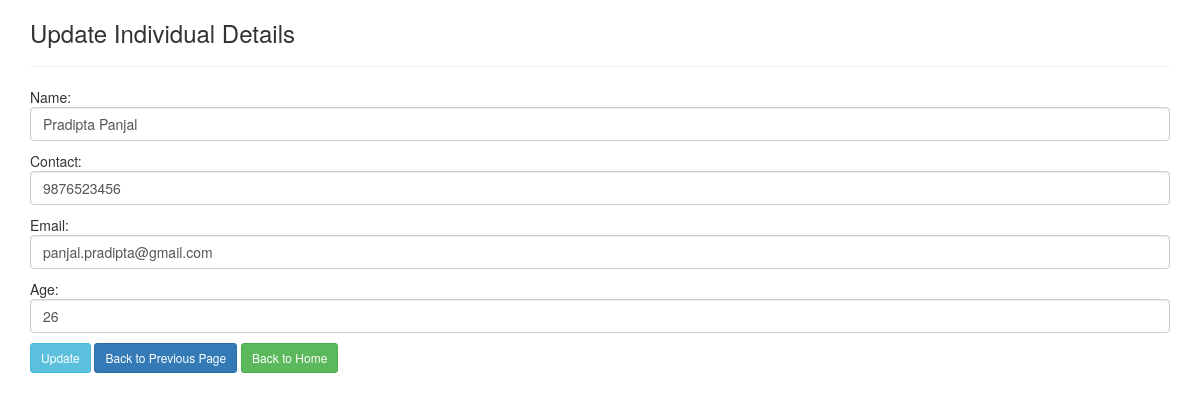
The app's page /updateDetails.php?id=5 with its own data.
### tables this page shows
CREATE TABLE `users` (
  `uid` int(255) NOT NULL,
  `uname` varchar(255) NOT NULL,
  `contact` varchar(20) NOT NULL,
  `email` varchar(255) NOT NULL,
  `password` varchar(255) NOT NULL,
  `age` int(11) NOT NULL,
  `gender` varchar(255) NOT NULL,
  `role` varchar(255) NOT NULL DEFAULT 'regular',
  `accountCreatedAt` timestamp NOT NULL DEFAULT current_timestamp()
);

### updateDetails.php (the view, shortened to what this page needs)
<!DOCTYPE html>
<html lang="en">
<head>
    <?php require_once('assets/bootstrap.php'); ?>
</head>
<body>
    <?php
    $uid = $_GET['id'];
    $con = new mysqli ("localhost","root","","empdb");
    if($con->connect_error) die($con->connect_error);
    else{
        $sql = "select * from users where uid = $uid";
        $res = $con->query($sql);
        if($rows = $res->fetch_assoc()){
            $data = [
                'uid'               => $rows['uid'],
                'name'              => $rows['uname'],
                'contact'           => $rows['contact'],
                'email'             => $rows['email'],
                'age'               => $rows['age']
            ];
            ?>
            <div class="container">
                <h3>Update Individual Details</h3><hr/>
                <form action="view_update.php" method="post">
                <p>Name:    <input type="text" name="t1" value="<?php echo $data['name']; ?>" class="form-control"></p>
                <p>Contact: <input type="number" name="t2" value="<?php echo $data['contact']; ?>" class="form-control"></p>
                <p>Email:   <input type="email" name="t3" value="<?php echo $data['email']; ?>" class="form-control"></p>
                <p>Age:     <input type="number" name="t4" value="<?php echo $data['age']; ?>" class="form-control"></p>
                <button class="btn btn-sm btn-info">Update</button>
                <a href="update.php" class="btn btn-sm btn-primary">Back to Previous Page</a>
                <a href="home.php" class="btn btn-sm btn-success">Back to Home</a>
                </form>
                </div>
            <?php
        }
        else{
            echo "no such records...";
        }
    }
    ?>
</body>
</html>

### records on screen
users: t1 "Pradipta Panjal", t2 "9876523456", t3 "panjal.pradipta@gmail.com", t4 "26"
